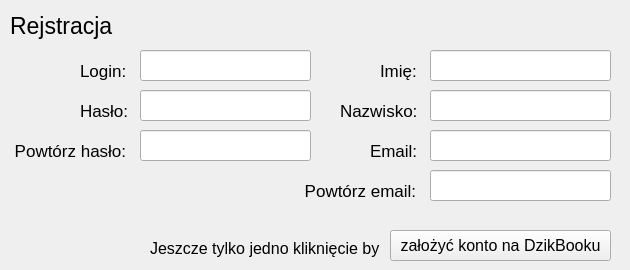
<?xml version="1.0" encoding="UTF-8"?>
<ui version="4.0">
 <class>MainWindow</class>
 <widget class="QMainWindow" name="MainWindow">
  <property name="geometry">
   <rect>
    <x>0</x>
    <y>0</y>
    <width>630</width>
    <height>270</height>
   </rect>
  </property>
  <property name="minimumSize">
   <size>
    <width>630</width>
    <height>270</height>
   </size>
  </property>
  <property name="maximumSize">
   <size>
    <width>630</width>
    <height>270</height>
   </size>
  </property>
  <property name="windowTitle">
   <string>Rejstracja</string>
  </property>
  <widget class="QWidget" name="centralwidget">
   <widget class="QLabel" name="label">
    <property name="geometry">
     <rect>
      <x>10</x>
      <y>10</y>
      <width>121</width>
      <height>31</height>
     </rect>
    </property>
    <property name="font">
     <font>
      <pointsize>17</pointsize>
     </font>
    </property>
    <property name="text">
     <string>Rejstracja</string>
    </property>
   </widget>
   <widget class="QLabel" name="label_2">
    <property name="geometry">
     <rect>
      <x>380</x>
      <y>60</y>
      <width>41</width>
      <height>21</height>
     </rect>
    </property>
    <property name="font">
     <font>
      <pointsize>13</pointsize>
     </font>
    </property>
    <property name="layoutDirection">
     <enum>Qt::LeftToRight</enum>
    </property>
    <property name="text">
     <string>Imię:</string>
    </property>
   </widget>
   <widget class="QLabel" name="label_3">
    <property name="geometry">
     <rect>
      <x>340</x>
      <y>100</y>
      <width>81</width>
      <height>21</height>
     </rect>
    </property>
    <property name="font">
     <font>
      <pointsize>13</pointsize>
     </font>
    </property>
    <property name="layoutDirection">
     <enum>Qt::LeftToRight</enum>
    </property>
    <property name="text">
     <string>Nazwisko:</string>
    </property>
   </widget>
   <widget class="QLabel" name="label_4">
    <property name="geometry">
     <rect>
      <x>80</x>
      <y>60</y>
      <width>51</width>
      <height>21</height>
     </rect>
    </property>
    <property name="font">
     <font>
      <pointsize>13</pointsize>
     </font>
    </property>
    <property name="layoutDirection">
     <enum>Qt::LeftToRight</enum>
    </property>
    <property name="text">
     <string>Login:</string>
    </property>
   </widget>
   <widget class="QLabel" name="label_5">
    <property name="geometry">
     <rect>
      <x>80</x>
      <y>100</y>
      <width>51</width>
      <height>21</height>
     </rect>
    </property>
    <property name="font">
     <font>
      <pointsize>13</pointsize>
     </font>
    </property>
    <property name="layoutDirection">
     <enum>Qt::LeftToRight</enum>
    </property>
    <property name="text">
     <string>Hasło:</string>
    </property>
   </widget>
   <widget class="QLabel" name="label_6">
    <property name="geometry">
     <rect>
      <x>10</x>
      <y>140</y>
      <width>121</width>
      <height>21</height>
     </rect>
    </property>
    <property name="font">
     <font>
      <pointsize>13</pointsize>
     </font>
    </property>
    <property name="layoutDirection">
     <enum>Qt::LeftToRight</enum>
    </property>
    <property name="text">
     <string> Powtórz hasło:</string>
    </property>
   </widget>
   <widget class="QLabel" name="label_7">
    <property name="geometry">
     <rect>
      <x>370</x>
      <y>140</y>
      <width>51</width>
      <height>21</height>
     </rect>
    </property>
    <property name="font">
     <font>
      <pointsize>13</pointsize>
     </font>
    </property>
    <property name="layoutDirection">
     <enum>Qt::LeftToRight</enum>
    </property>
    <property name="text">
     <string>Email:</string>
    </property>
   </widget>
   <widget class="QLabel" name="label_8">
    <property name="geometry">
     <rect>
      <x>300</x>
      <y>180</y>
      <width>131</width>
      <height>21</height>
     </rect>
    </property>
    <property name="font">
     <font>
      <pointsize>13</pointsize>
     </font>
    </property>
    <property name="layoutDirection">
     <enum>Qt::LeftToRight</enum>
    </property>
    <property name="text">
     <string> Powtórz email:</string>
    </property>
   </widget>
   <widget class="QLineEdit" name="lineEdit_login">
    <property name="geometry">
     <rect>
      <x>140</x>
      <y>50</y>
      <width>171</width>
      <height>31</height>
     </rect>
    </property>
   </widget>
   <widget class="QLineEdit" name="lineEdit_pass">
    <property name="geometry">
     <rect>
      <x>140</x>
      <y>90</y>
      <width>171</width>
      <height>31</height>
     </rect>
    </property>
    <property name="echoMode">
     <enum>QLineEdit::Password</enum>
    </property>
   </widget>
   <widget class="QLineEdit" name="lineEdit_pass2">
    <property name="geometry">
     <rect>
      <x>140</x>
      <y>130</y>
      <width>171</width>
      <height>31</height>
     </rect>
    </property>
    <property name="echoMode">
     <enum>QLineEdit::Password</enum>
    </property>
   </widget>
   <widget class="QLineEdit" name="lineEdit_fname">
    <property name="geometry">
     <rect>
      <x>430</x>
      <y>50</y>
      <width>181</width>
      <height>31</height>
     </rect>
    </property>
   </widget>
   <widget class="QLineEdit" name="lineEdit_sname">
    <property name="geometry">
     <rect>
      <x>430</x>
      <y>90</y>
      <width>181</width>
      <height>31</height>
     </rect>
    </property>
   </widget>
   <widget class="QLineEdit" name="lineEdit_email">
    <property name="geometry">
     <rect>
      <x>430</x>
      <y>130</y>
      <width>181</width>
      <height>31</height>
     </rect>
    </property>
   </widget>
   <widget class="QLineEdit" name="lineEdit_email2">
    <property name="geometry">
     <rect>
      <x>430</x>
      <y>170</y>
      <width>181</width>
      <height>31</height>
     </rect>
    </property>
   </widget>
   <widget class="QPushButton" name="button_register">
    <property name="geometry">
     <rect>
      <x>390</x>
      <y>230</y>
      <width>221</width>
      <height>31</height>
     </rect>
    </property>
    <property name="font">
     <font>
      <pointsize>12</pointsize>
     </font>
    </property>
    <property name="text">
     <string>założyć konto na DzikBooku</string>
    </property>
   </widget>
   <widget class="QLabel" name="label_9">
    <property name="geometry">
     <rect>
      <x>150</x>
      <y>240</y>
      <width>241</width>
      <height>17</height>
     </rect>
    </property>
    <property name="font">
     <font>
      <pointsize>12</pointsize>
     </font>
    </property>
    <property name="text">
     <string>Jeszcze tylko jedno kliknięcie by </string>
    </property>
   </widget>
  </widget>
 </widget>
 <resources/>
 <connections/>
</ui>
